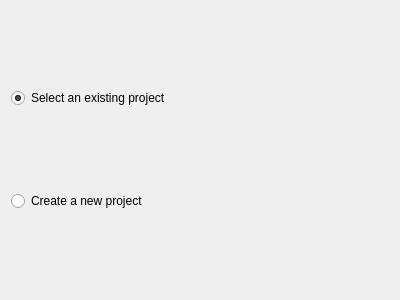
<?xml version="1.0" encoding="UTF-8"?>
<ui version="4.0">
 <class>WizardPage</class>
 <widget class="QWizardPage" name="WizardPage">
  <property name="geometry">
   <rect>
    <x>0</x>
    <y>0</y>
    <width>400</width>
    <height>300</height>
   </rect>
  </property>
  <property name="windowTitle">
   <string>WizardPage</string>
  </property>
  <property name="locale">
   <locale language="English" country="UnitedStates"/>
  </property>
  <property name="title">
   <string>Existing project or new project ?</string>
  </property>
  <property name="subTitle">
   <string>You can either select a project already existing on server, or create a new project. Non-admin users can only create subprojects of their home project.</string>
  </property>
  <layout class="QVBoxLayout" name="verticalLayout">
   <item>
    <widget class="QRadioButton" name="chooseExistingProjectButton">
     <property name="text">
      <string>Select an existing project</string>
     </property>
     <property name="checked">
      <bool>true</bool>
     </property>
    </widget>
   </item>
   <item>
    <widget class="QRadioButton" name="createNewProjectButton">
     <property name="text">
      <string>Create a new project</string>
     </property>
    </widget>
   </item>
  </layout>
 </widget>
 <resources/>
 <connections/>
</ui>
